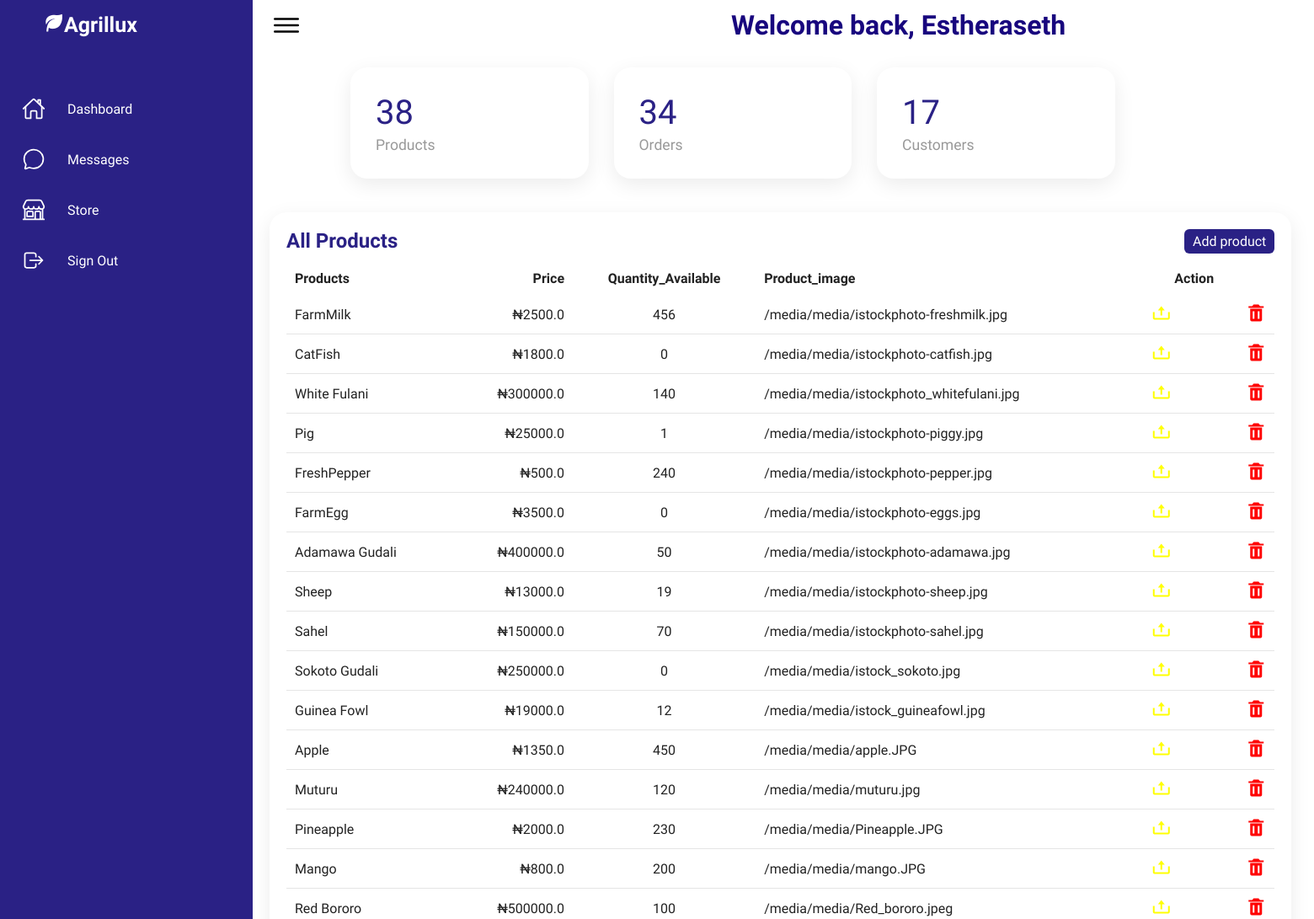
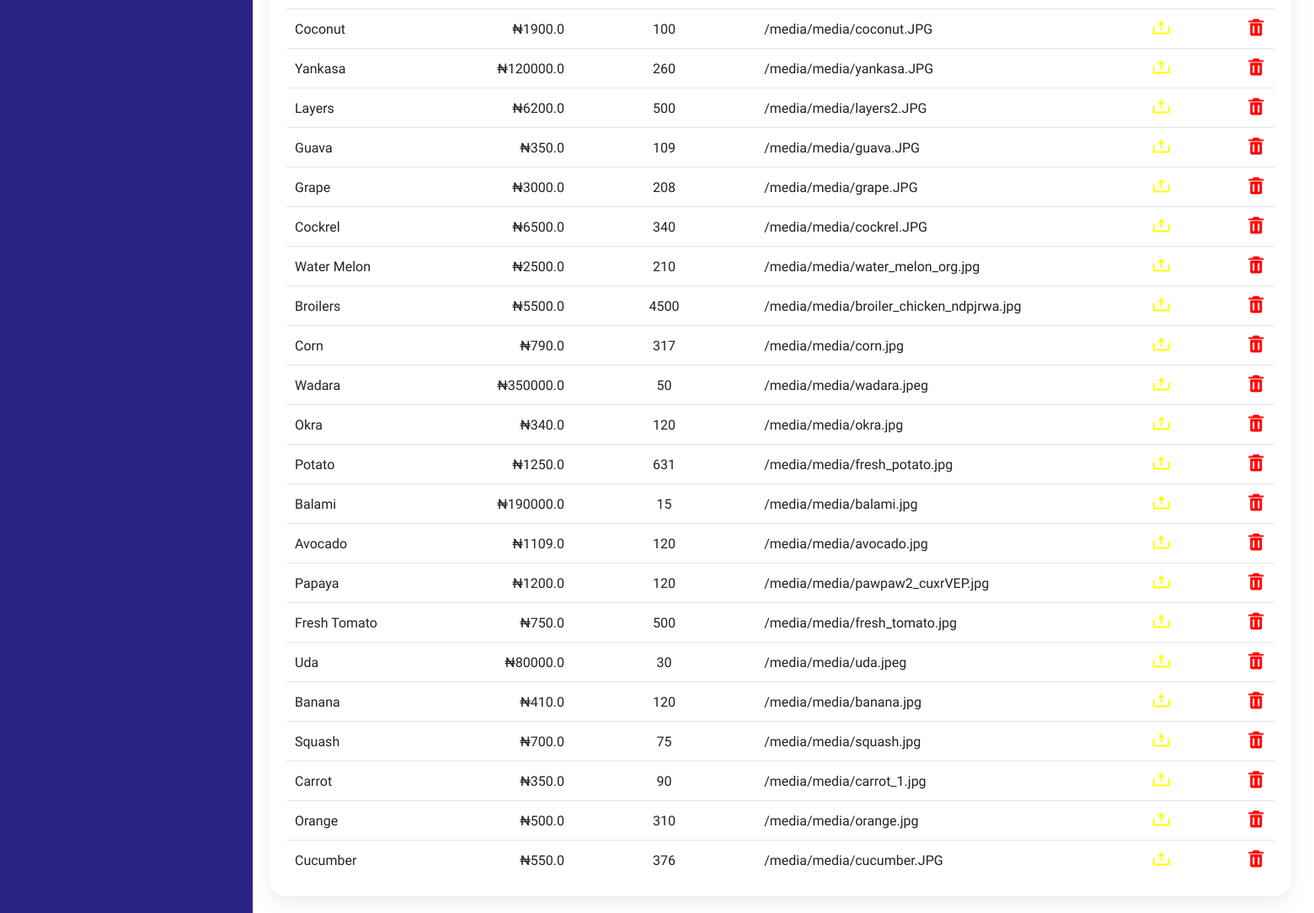
/store/ (signed in), run on the app's committed database (2 pictures, top to bottom).
### ecommerce/models.py (models this page shows, shortened)
class Product(models.Model):
    name        = models.CharField(max_length=200, null=True)
    price       = models.FloatField()
    image       = models.ImageField(upload_to = "media/")
    available   = models.CharField(max_length=200, null=False)
    discount    = models.BooleanField(default=False)
    @property
    def ImageURL(self):
        try:
            url = self.image.url
        except:
            url = ''
        return url

### ecommerce/views.py (the view)
# urls.py: path('store/', views.store, name='store'),
@login_required
def store(request):
    product = Product.objects.all()
    prod = len(product)
    order = Order.objects.filter(completed=True)
    order_len = len(order)
    customer = User.objects.all()
    cust = len(customer)
    context ={
        'products':product,
        'product':prod,
        'order':order_len,
        'customers':cust
    }
    return render(request, 'store/store.html', context)

### template/store/store.html (shortened to what this page needs)
{% load static %}
<!DOCTYPE html>
<html lang="en">
    <link href='https://unpkg.com/boxicons@2.1.4/css/boxicons.min.css' rel='stylesheet'>
    <link rel="stylesheet" href="{% static 'css/style.css' %}">
</head>
<body>
    <div class="container">
        <div class="navigation">
            <ul>
                <li>
                    <a href="">
                        <span class="icon">
                        </span>
                        <span class="title" style="font-weight:900; font-size: 25px; margin-left:-10%; "><i class='bx bxs-leaf'></i>Agrillux</span>
                    </a>
                </li>
                <li>
                    <a href="#">
                        <span class="icon">
                            <ion-icon name="home-outline"></ion-icon>
                        </span>
                        <span class="title">Dashboard</span>
                    </a>
                </li>
                <li>
                    <a href="{% url 'feed_back' %}">
                        <span class="icon">
                            <ion-icon name="chatbubble-outline"></ion-icon>
                        </span>
                        <span class="title">Messages</span>
                    </a>
                </li>
                <li>
                    <a href="{% url 'livestock-market' %}">
                        <span class="icon">
                        <ion-icon name="storefront-outline"></ion-icon>
                        </span>
                        <span class="title">Store</span>
                    </a>
                </li>
                <li>
                    <a href="{% url 'logout-User' %}">
                        <span class="icon">
                            <ion-icon name="log-out-outline"></ion-icon>
                        </span>
                        <span class="title">Sign Out</span>
                    </a>
                </li>
            </ul>
        </div>
        <div class="main">
            <div class="topbar">
                <div class="toggle">
                    <ion-icon name="menu-outline"></ion-icon>
                </div>
                <div class="search">
                 <h1 style="color:rgb(24, 6, 126); margin-left:-17rem;">Welcome back, {{request.user}}</h1>
                </div>
            </div>
            <div class="cardBox">
                <div class="card">
                    <div>
                        <div class="numbers">{{product}}</div>
                        <div class="cardName">Products</div>
                    </div>
                </div>
                <div class="card">
                    <div>
                        <a href="{% url 'order-table' %}" style="text-decoration:none"><div class="numbers">{{order}}</div></a>
                        <div class="cardName">Orders</div>
                    </div>
                </div>
                <div class="card">
                    <div>
                        <a href="{% url 'customers' %}" style="text-decoration:none"><div class="numbers">{{customers}}</div></a>
                        <div class="cardName">Customers</div>
                    </div>
                </div>
            </div>
            <div class="details">
                <div class="recentOrders">
                    <div class="cardHeader">
                        <h2>All Products</h2>
                        <a href="{% url 'add-items' %}" class="btn">Add product</a>
                    </div>
                    <table>
                        <thead>
                            <tr>
                                <td>Products</td>
                                <td>Price</td>
                                <td>Quantity_Available</td>
                                <td>Product_image</td>
                                <td>Action</td>
                            </tr>
                        </thead>
                        <tbody>
                            {% for product in products  %}
                            <tr>
                                <td>{{product.name}}</td>
                                <td>&#8358;{{product.price}}</td>
                                <td>{{product.available}}</td>
                                <td>{{product.ImageURL}}</td>
                                <td><a href="{% url 'update_product' product.id %}" class="updateBtn"><i style="color:yellow; font-size:24px;"class='bx bx-upload'></i></a></td>
                                <td><a href="{% url 'delete_product' product.id %}"><i style="color:red; font-size:24px;"class='bx bxs-trash'></i></a></td>
                            </tr>
                            {% empty %}
                            <h3> No product added yet <h3>
                            {% endfor %}
                        </tbody>
                    </table>
                </div>
            </div>
        </div>
    </div>
</body>
</html>

### static/css/style.css (style rules this page uses)
* { font-family: "Ubuntu", sans-serif; margin: 0; padding: 0; box-sizing: border-box; }
:root { --blue: #2a2185; --white: #fff; --gray: #f5f5f5; --black1: #222; --black2: #999; }
body { min-height: 100vh; overflow-x: hidden; }
.container { position: relative; width: 100%; }
.navigation { position: fixed; width: 300px; height: 100%; background: var(--blue); border-left: 10px solid var(--blue); transition: 0.5s; overflow: hidden; }
.navigation ul { position: absolute; top: 0; left: 0; width: 100%; }
.navigation ul li { position: relative; width: 100%; list-style: none; border-top-left-radius: 30px; border-bottom-left-radius: 30px; }
.navigation ul li:nth-child(1) { margin-bottom: 40px; pointer-events: none; }
.navigation ul li a { position: relative; display: block; width: 100%; display: flex; text-decoration: none; color: var(--white); }
.navigation ul li a .icon { position: relative; display: block; min-width: 60px; height: 60px; line-height: 75px; text-align: center; }
.navigation ul li a .icon ion-icon { font-size: 1.75rem; }
.navigation ul li a .title { position: relative; display: block; padding: 0 10px; height: 60px; line-height: 60px; text-align: start; white-space: nowrap; }
.main { position: absolute; width: calc(100% - 300px); left: 300px; min-height: 100vh; background: var(--white); transition: 0.5s; }
.topbar { width: 100%; height: 60px; display: flex; justify-content: space-between; align-items: center; padding: 0 10px; }
.toggle { position: relative; width: 60px; height: 60px; display: flex; justify-content: center; align-items: center; font-size: 2.5rem; cursor: pointer; }
.search { position: relative; width: 400px; margin: 0 10px; }
.cardBox { position: relative; width: 100%; padding: 20px; display: grid; grid-template-columns: repeat(4, 1fr); grid-gap: 30px; left:6rem; }
.cardBox .card { position: relative; background: var(--white); padding: 30px; border-radius: 20px; display: flex; justify-content: space-between; cursor: pointer; box-shadow: 0 7px 25px rgba(0, 0, 0, 0.08); }
.cardBox .card .numbers { position: relative; font-weight: 500; font-size: 2.5rem; color: var(--blue); }
.cardBox .card .cardName { color: var(--black2); font-size: 1.1rem; margin-top: 5px; }
.updateBtn { text-align: center; text-decoration: none; color: #fff; font-size: 16px; font-weight: 400; }
.details { position: relative; width: 150%; padding: 20px; display: grid; grid-template-columns: 2fr 1fr; grid-gap: 30px; }
.details .recentOrders { position: relative; display: grid; min-height: 500px; background: var(--white); padding: 20px; box-shadow: 0 7px 25px rgba(0, 0, 0, 0.08); border-radius: 20px; }
.details .cardHeader { display: flex; justify-content: space-between; align-items: flex-start; }
.cardHeader h2 { font-weight: 600; color: var(--blue); }
.cardHeader .btn { position: relative; padding: 5px 10px; background: var(--blue); text-decoration: none; color: var(--white); border-radius: 6px; }
.details table { width: 100%; border-collapse: collapse; margin-top: 10px; }
.details table thead td { font-weight: 600; }
.details .recentOrders table tr { color: var(--black1); border-bottom: 1px solid rgba(0, 0, 0, 0.1); }
.details .recentOrders table tr:last-child { border-bottom: none; }
.details .recentOrders table tr td { padding: 10px; }
.details .recentOrders table tr td:last-child { text-align: end; }
.details .recentOrders table tr td:nth-child(2) { text-align: end; }
.details .recentOrders table tr td:nth-child(3) { text-align: center; }

### data on the page
Product: name "FarmMilk", price "2500.0", available "456", ImageURL "/media/media/istockphoto-freshmilk.jpg"
Product: name "CatFish", price "1800.0", available "0", ImageURL "/media/media/istockphoto-catfish.jpg"
Product: name "White Fulani", price "300000.0", available "140", ImageURL "/media/media/istockphoto_whitefulani.jpg"
Product: name "Pig", price "25000.0", available "1", ImageURL "/media/media/istockphoto-piggy.jpg"
Product: name "FreshPepper", price "500.0", available "240", ImageURL "/media/media/istockphoto-pepper.jpg"
Product: name "FarmEgg", price "3500.0", available "0", ImageURL "/media/media/istockphoto-eggs.jpg"
Product: name "Adamawa Gudali", price "400000.0", available "50", ImageURL "/media/media/istockphoto-adamawa.jpg"
Product: name "Sheep", price "13000.0", available "19", ImageURL "/media/media/istockphoto-sheep.jpg"
Product: name "Sahel", price "150000.0", available "70", ImageURL "/media/media/istockphoto-sahel.jpg"
Product: name "Sokoto Gudali", price "250000.0", available "0", ImageURL "/media/media/istock_sokoto.jpg"
Product: name "Guinea Fowl", price "19000.0", available "12", ImageURL "/media/media/istock_guineafowl.jpg"
Product: name "Apple", price "1350.0", available "450", ImageURL "/media/media/apple.JPG"
Product: name "Muturu", price "240000.0", available "120", ImageURL "/media/media/muturu.jpg"
Product: name "Pineapple", price "2000.0", available "230", ImageURL "/media/media/Pineapple.JPG"
Product: name "Mango", price "800.0", available "200", ImageURL "/media/media/mango.JPG"
Product: name "Red Bororo", price "500000.0", available "100", ImageURL "/media/media/Red_bororo.jpeg"
Product: name "Coconut", price "1900.0", available "100", ImageURL "/media/media/coconut.JPG"
Product: name "Yankasa", price "120000.0", available "260", ImageURL "/media/media/yankasa.JPG"
Product: name "Layers", price "6200.0", available "500", ImageURL "/media/media/layers2.JPG"
Product: name "Guava", price "350.0", available "109", ImageURL "/media/media/guava.JPG"
Product: name "Grape", price "3000.0", available "208", ImageURL "/media/media/grape.JPG"
Product: name "Cockrel", price "6500.0", available "340", ImageURL "/media/media/cockrel.JPG"
Product: name "Water Melon", price "2500.0", available "210", ImageURL "/media/media/water_melon_org.jpg"
Product: name "Broilers", price "5500.0", available "4500", ImageURL "/media/media/broiler_chicken_ndpjrwa.jpg"
Product: name "Corn", price "790.0", available "317", ImageURL "/media/media/corn.jpg"
Product: name "Wadara", price "350000.0", available "50", ImageURL "/media/media/wadara.jpeg"
Product: name "Okra", price "340.0", available "120", ImageURL "/media/media/okra.jpg"
Product: name "Potato", price "1250.0", available "631", ImageURL "/media/media/fresh_potato.jpg"
Product: name "Balami", price "190000.0", available "15", ImageURL "/media/media/balami.jpg"
Product: name "Avocado", price "1109.0", available "120", ImageURL "/media/media/avocado.jpg"
Product: name "Papaya", price "1200.0", available "120", ImageURL "/media/media/pawpaw2_cuxrVEP.jpg"
Product: name "Fresh Tomato", price "750.0", available "500", ImageURL "/media/media/fresh_tomato.jpg"
Product: name "Uda", price "80000.0", available "30", ImageURL "/media/media/uda.jpeg"
Product: name "Banana", price "410.0", available "120", ImageURL "/media/media/banana.jpg"
Product: name "Squash", price "700.0", available "75", ImageURL "/media/media/squash.jpg"
Product: name "Carrot", price "350.0", available "90", ImageURL "/media/media/carrot_1.jpg"
Product: name "Orange", price "500.0", available "310", ImageURL "/media/media/orange.jpg"
Product: name "Cucumber", price "550.0", available "376", ImageURL "/media/media/cucumber.JPG"

### other printed values
{{ request.user }} "Estheraseth"
{{ product }} "38"
{{ order }} "34"
{{ customers }} "17"
